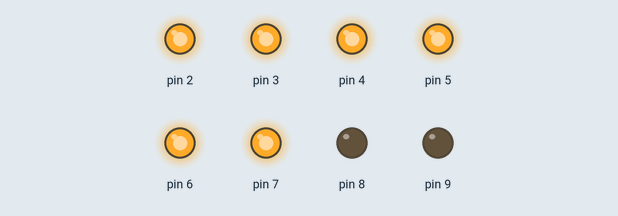
Simulated run of this sketch. Board: Arduino Uno, built with avr-gcc and run on an emulated ATmega328P. Shown: output pins drawn as LEDs (lit = HIGH).

Above: at 0.1 s.
At 4.6 s:
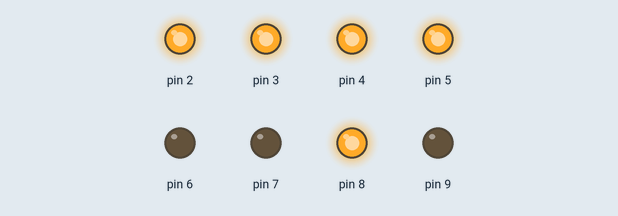
At 9.1 s:
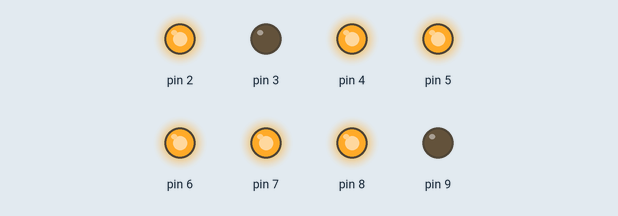
At 18.1 s:
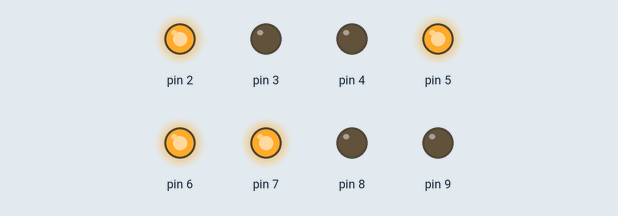
At 27.1 s:
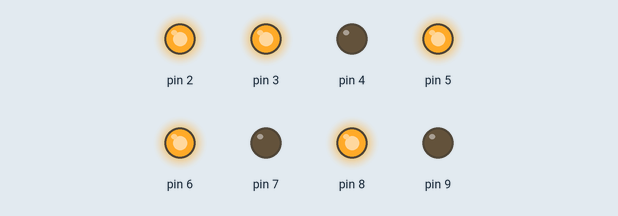
At 37.6 s:
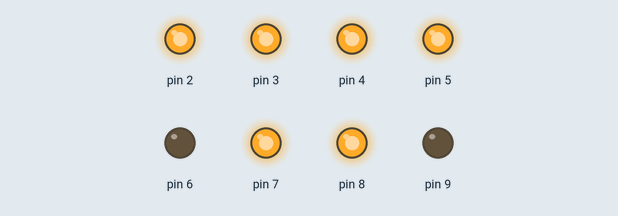
Timing chart, 0 to 40.0 s (numbered marks = the images above):
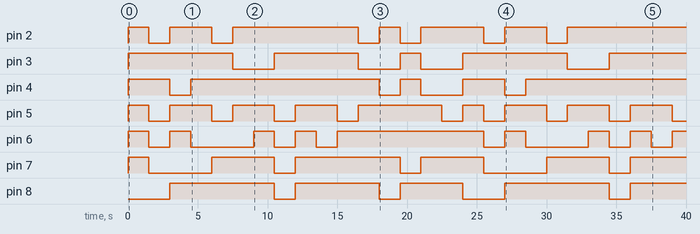

The sketch:

seven_segment.ino
```cpp
void setup()
{
  pinMode(2, OUTPUT);
  pinMode(3, OUTPUT);
  pinMode(4, OUTPUT);
  pinMode(5, OUTPUT);
  pinMode(6, OUTPUT);
  pinMode(7, OUTPUT);
  pinMode(8, OUTPUT);
  pinMode(9, OUTPUT);
}

void loop()
{
    digitalWrite(2, HIGH);
    digitalWrite(3, HIGH);
    digitalWrite(4, HIGH);
    digitalWrite(5, HIGH);
    digitalWrite(6, HIGH);
    digitalWrite(7, HIGH);
    digitalWrite(8, LOW);
    delay(1500);
    digitalWrite(2, LOW);
    digitalWrite(3, HIGH);
    digitalWrite(4, HIGH);
    digitalWrite(5, LOW);
    digitalWrite(6, LOW);
    digitalWrite(7, LOW);
    digitalWrite(8, LOW);
    delay(1500);
    digitalWrite(2, HIGH);
    digitalWrite(3, HIGH);
    digitalWrite(4, LOW);
    digitalWrite(5, HIGH);
    digitalWrite(6, HIGH);
    digitalWrite(7, LOW);
    digitalWrite(8, HIGH);
    delay(1500);
    digitalWrite(2, HIGH);
    digitalWrite(3, HIGH);
    digitalWrite(4, HIGH);
    digitalWrite(5, HIGH);
    digitalWrite(6, LOW);
    digitalWrite(7, LOW);
    digitalWrite(8, HIGH);
    delay(1500);
    digitalWrite(2, LOW);
    digitalWrite(3, HIGH);
    digitalWrite(4, HIGH);
    digitalWrite(5, LOW);
    digitalWrite(6, LOW);
    digitalWrite(7, HIGH);
    digitalWrite(8, HIGH);
    delay(1500);
    digitalWrite(2, HIGH);
    digitalWrite(3, LOW);
    digitalWrite(4, HIGH);
    digitalWrite(5, HIGH);
    digitalWrite(6, LOW);
    digitalWrite(7, HIGH);
    digitalWrite(8, HIGH);
    delay(1500);
    digitalWrite(2, HIGH);
    digitalWrite(3, LOW);
    digitalWrite(4, HIGH);
    digitalWrite(5, HIGH);
    digitalWrite(6, HIGH);
    digitalWrite(7, HIGH);
    digitalWrite(8, HIGH);
    delay(1500);
    digitalWrite(2, HIGH);
    digitalWrite(3, HIGH);
    digitalWrite(4, HIGH);
    digitalWrite(5, LOW);
    digitalWrite(6, LOW);
    digitalWrite(7, LOW);
    digitalWrite(8, LOW);
    delay(1500);
    digitalWrite(2, HIGH);
    digitalWrite(3, HIGH);
    digitalWrite(4, HIGH);
    digitalWrite(5, HIGH);
    digitalWrite(6, HIGH);
    digitalWrite(7, HIGH);
    digitalWrite(8, HIGH);
    delay(1500);
    digitalWrite(2, HIGH);
    digitalWrite(3, HIGH);
    digitalWrite(4, HIGH);
    digitalWrite(5, HIGH);
    digitalWrite(6, LOW);
    digitalWrite(7, HIGH);
    digitalWrite(8, HIGH);
    delay(1500);
    digitalWrite(2, HIGH);
    digitalWrite(3, HIGH);
    digitalWrite(4, HIGH);
    digitalWrite(5, LOW);
    digitalWrite(6, HIGH);
    digitalWrite(7, HIGH);
    digitalWrite(8, HIGH);
    delay(1500);
    digitalWrite(2, LOW);
    digitalWrite(3, LOW);
    digitalWrite(4, HIGH);
    digitalWrite(5, HIGH);
    digitalWrite(6, HIGH);
    digitalWrite(7, HIGH);
    digitalWrite(8, HIGH);
    delay(1500);
    digitalWrite(2, HIGH);
    digitalWrite(3, LOW);
    digitalWrite(4, LOW);
    digitalWrite(5, HIGH);
    digitalWrite(6, HIGH);
    digitalWrite(7, HIGH);
    digitalWrite(8, LOW);
    delay(1500);
    digitalWrite(2, LOW);
    digitalWrite(3, HIGH);
    digitalWrite(4, HIGH);
    digitalWrite(5, HIGH);
    digitalWrite(6, HIGH);
    digitalWrite(7, LOW);
    digitalWrite(8, HIGH);
    delay(1500);
    digitalWrite(2, HIGH);
    digitalWrite(3, LOW);
    digitalWrite(4, LOW);
    digitalWrite(5, HIGH);
    digitalWrite(6, HIGH);
    digitalWrite(7, HIGH);
    digitalWrite(8, HIGH);
    delay(1500);
    digitalWrite(2, HIGH);
    digitalWrite(3, LOW);
    digitalWrite(4, LOW);
    digitalWrite(5, LOW);
    digitalWrite(6, HIGH);
    digitalWrite(7, HIGH);
    digitalWrite(8, HIGH);
    delay(1500);
    digitalWrite(2, LOW);
    digitalWrite(3, LOW);
    digitalWrite(4, LOW);
    digitalWrite(5, LOW);
    digitalWrite(6, LOW);
    digitalWrite(7, LOW);
    digitalWrite(8, LOW);
}
```

Measured:
- by itself, pin 2: LOW → HIGH at 0.00 s, → LOW 1.5 s later, → HIGH 1.5 s later, → LOW 3.0 s later, … (13 changes in this stretch)
- by itself, pin 3: LOW → HIGH at 0.00 s, → LOW 7.5 s later, → HIGH 3.0 s later, → LOW 6.0 s later, … (9 changes in this stretch)
- by itself, pin 4: LOW → HIGH at 0.00 s, → LOW 3.0 s later, → HIGH 1.5 s later, → LOW 13.5 s later, … (9 changes in this stretch)
- by itself, pin 5: LOW → HIGH at 0.00 s, → LOW 1.5 s later, → HIGH 1.5 s later, → LOW 3.0 s later, … (18 changes in this stretch)
- by itself, pin 6: LOW → HIGH at 0.00 s, → LOW 1.5 s later, → HIGH 1.5 s later, → LOW 1.5 s later, … (17 changes in this stretch)
- by itself, pin 7: LOW → HIGH at 0.00 s, → LOW 1.5 s later, → HIGH 4.5 s later, → LOW 4.5 s later, … (11 changes in this stretch)
- by itself, pin 8: LOW → HIGH at 3.0 s, → LOW 7.5 s later, → HIGH 1.5 s later, → LOW 6.0 s later, … (9 changes in this stretch)
